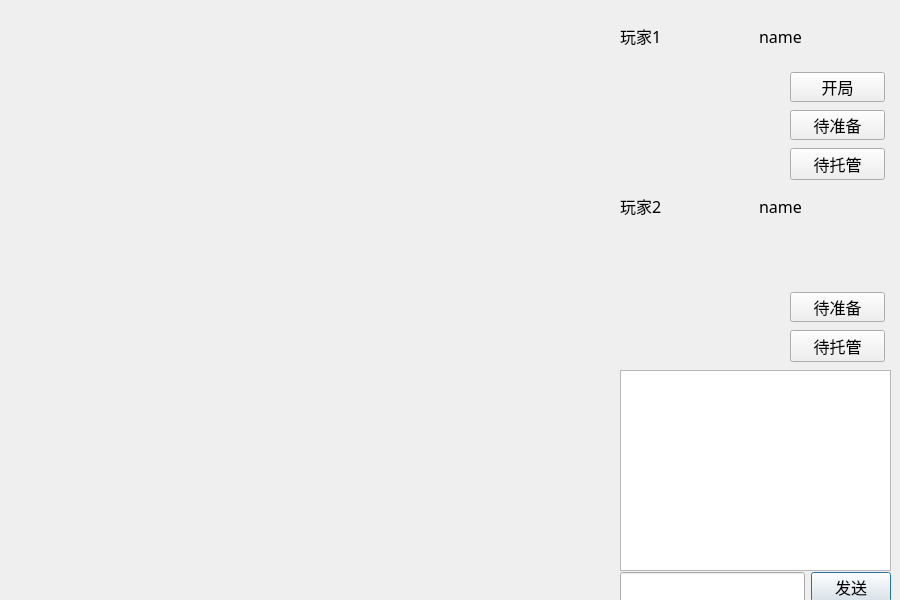
<?xml version="1.0" encoding="UTF-8"?>
<ui version="4.0">
 <class>RoomDialog</class>
 <widget class="QDialog" name="RoomDialog">
  <property name="geometry">
   <rect>
    <x>0</x>
    <y>0</y>
    <width>900</width>
    <height>600</height>
   </rect>
  </property>
  <property name="minimumSize">
   <size>
    <width>900</width>
    <height>600</height>
   </size>
  </property>
  <property name="maximumSize">
   <size>
    <width>900</width>
    <height>600</height>
   </size>
  </property>
  <property name="font">
   <font>
    <family>微软雅黑</family>
    <pointsize>12</pointsize>
   </font>
  </property>
  <property name="windowTitle">
   <string>Dialog</string>
  </property>
  <widget class="FiveInLine" name="wdg_play" native="true">
   <property name="geometry">
    <rect>
     <x>0</x>
     <y>10</y>
     <width>591</width>
     <height>581</height>
    </rect>
   </property>
  </widget>
  <widget class="QTextBrowser" name="tb_chatShow">
   <property name="geometry">
    <rect>
     <x>620</x>
     <y>370</y>
     <width>271</width>
     <height>201</height>
    </rect>
   </property>
  </widget>
  <widget class="QLabel" name="lb_icon_player1">
   <property name="geometry">
    <rect>
     <x>640</x>
     <y>60</y>
     <width>90</width>
     <height>120</height>
    </rect>
   </property>
   <property name="text">
    <string/>
   </property>
   <property name="pixmap">
    <pixmap>icon/slotwait.png</pixmap>
   </property>
   <property name="scaledContents">
    <bool>true</bool>
   </property>
  </widget>
  <widget class="QLabel" name="lb_icon_player2">
   <property name="geometry">
    <rect>
     <x>640</x>
     <y>230</y>
     <width>90</width>
     <height>120</height>
    </rect>
   </property>
   <property name="text">
    <string/>
   </property>
   <property name="pixmap">
    <pixmap>icon/slotwait.png</pixmap>
   </property>
   <property name="scaledContents">
    <bool>true</bool>
   </property>
  </widget>
  <widget class="QWidget" name="layoutWidget">
   <property name="geometry">
    <rect>
     <x>620</x>
     <y>20</y>
     <width>271</width>
     <height>32</height>
    </rect>
   </property>
   <layout class="QHBoxLayout" name="horizontalLayout">
    <item>
     <widget class="QLabel" name="lb_player1">
      <property name="minimumSize">
       <size>
        <width>0</width>
        <height>30</height>
       </size>
      </property>
      <property name="maximumSize">
       <size>
        <width>16777215</width>
        <height>30</height>
       </size>
      </property>
      <property name="text">
       <string>玩家1 </string>
      </property>
     </widget>
    </item>
    <item>
     <widget class="QLabel" name="lb_player1_name">
      <property name="minimumSize">
       <size>
        <width>0</width>
        <height>30</height>
       </size>
      </property>
      <property name="maximumSize">
       <size>
        <width>16777215</width>
        <height>30</height>
       </size>
      </property>
      <property name="text">
       <string>name</string>
      </property>
     </widget>
    </item>
   </layout>
  </widget>
  <widget class="QWidget" name="layoutWidget">
   <property name="geometry">
    <rect>
     <x>620</x>
     <y>190</y>
     <width>271</width>
     <height>32</height>
    </rect>
   </property>
   <layout class="QHBoxLayout" name="horizontalLayout_2">
    <item>
     <widget class="QLabel" name="lb_player2">
      <property name="minimumSize">
       <size>
        <width>0</width>
        <height>30</height>
       </size>
      </property>
      <property name="maximumSize">
       <size>
        <width>16777215</width>
        <height>30</height>
       </size>
      </property>
      <property name="text">
       <string>玩家2</string>
      </property>
     </widget>
    </item>
    <item>
     <widget class="QLabel" name="lb_player2_name">
      <property name="minimumSize">
       <size>
        <width>0</width>
        <height>30</height>
       </size>
      </property>
      <property name="maximumSize">
       <size>
        <width>16777215</width>
        <height>30</height>
       </size>
      </property>
      <property name="text">
       <string>name</string>
      </property>
     </widget>
    </item>
   </layout>
  </widget>
  <widget class="QWidget" name="layoutWidget">
   <property name="geometry">
    <rect>
     <x>620</x>
     <y>570</y>
     <width>271</width>
     <height>35</height>
    </rect>
   </property>
   <layout class="QHBoxLayout" name="horizontalLayout_3">
    <item>
     <widget class="QLineEdit" name="le_chat"/>
    </item>
    <item>
     <widget class="QPushButton" name="pb_send">
      <property name="minimumSize">
       <size>
        <width>0</width>
        <height>30</height>
       </size>
      </property>
      <property name="maximumSize">
       <size>
        <width>16777215</width>
        <height>30</height>
       </size>
      </property>
      <property name="text">
       <string>发送</string>
      </property>
     </widget>
    </item>
   </layout>
  </widget>
  <widget class="QWidget" name="layoutWidget">
   <property name="geometry">
    <rect>
     <x>790</x>
     <y>70</y>
     <width>95</width>
     <height>112</height>
    </rect>
   </property>
   <layout class="QVBoxLayout" name="verticalLayout">
    <item>
     <widget class="QPushButton" name="pb_start">
      <property name="minimumSize">
       <size>
        <width>0</width>
        <height>30</height>
       </size>
      </property>
      <property name="maximumSize">
       <size>
        <width>16777215</width>
        <height>30</height>
       </size>
      </property>
      <property name="text">
       <string>开局</string>
      </property>
     </widget>
    </item>
    <item>
     <widget class="QPushButton" name="pb_player1_ready">
      <property name="minimumSize">
       <size>
        <width>0</width>
        <height>30</height>
       </size>
      </property>
      <property name="maximumSize">
       <size>
        <width>16777215</width>
        <height>30</height>
       </size>
      </property>
      <property name="text">
       <string>待准备</string>
      </property>
      <property name="checkable">
       <bool>true</bool>
      </property>
     </widget>
    </item>
    <item>
     <widget class="QPushButton" name="pb_player1_cpu">
      <property name="text">
       <string>待托管</string>
      </property>
      <property name="checkable">
       <bool>true</bool>
      </property>
     </widget>
    </item>
   </layout>
  </widget>
  <widget class="QWidget" name="layoutWidget">
   <property name="geometry">
    <rect>
     <x>790</x>
     <y>290</y>
     <width>95</width>
     <height>75</height>
    </rect>
   </property>
   <layout class="QVBoxLayout" name="verticalLayout_2">
    <item>
     <widget class="QPushButton" name="pb_player2_ready">
      <property name="minimumSize">
       <size>
        <width>0</width>
        <height>30</height>
       </size>
      </property>
      <property name="maximumSize">
       <size>
        <width>16777215</width>
        <height>30</height>
       </size>
      </property>
      <property name="text">
       <string>待准备</string>
      </property>
      <property name="checkable">
       <bool>true</bool>
      </property>
     </widget>
    </item>
    <item>
     <widget class="QPushButton" name="pb_player2_cpu">
      <property name="text">
       <string>待托管</string>
      </property>
      <property name="checkable">
       <bool>true</bool>
      </property>
     </widget>
    </item>
   </layout>
  </widget>
 </widget>
 <customwidgets>
  <customwidget>
   <class>FiveInLine</class>
   <extends>QWidget</extends>
   <header location="global">fiveinline.h</header>
   <container>1</container>
  </customwidget>
 </customwidgets>
 <resources/>
 <connections/>
</ui>
